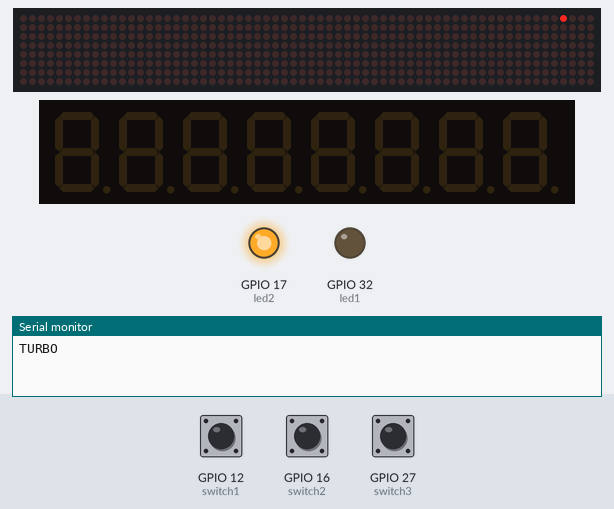
The sketch below on a simulated ESP32. On the bench: 64×8 LED matrix, 8-digit seven-segment display, output pins drawn as LEDs (lit = HIGH), the last lines printed to the serial monitor. The inputs (shaded band) are chosen by the test bench; at power-on: GPIO 16 (switch2) HIGH, GPIO 27 (switch3) HIGH, GPIO 12 (switch1) HIGH.

Above: at 1.3 s.
1.4 s: GPIO 16 (switch2) pulled LOW for 1 s
7.7 s: GPIO 16 (switch2) pulled LOW for 0.3 s
9.9 s: GPIO 27 (switch3) pulled LOW for 3.2 s
At 15.6 s:
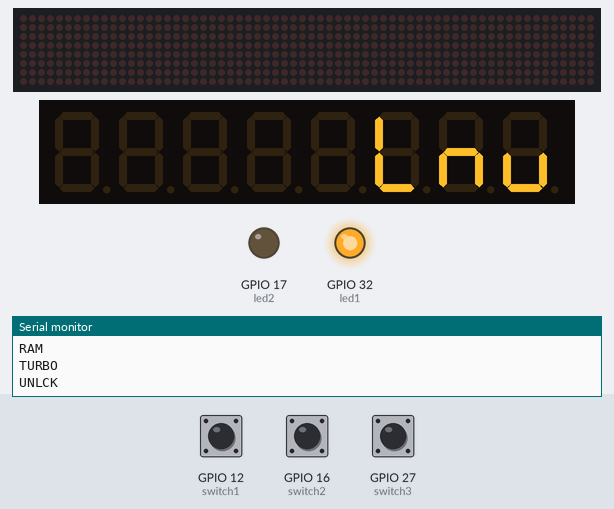
16.1 s: GPIO 16 (switch2) pulled LOW for 3.2 s
At 17.5 s:
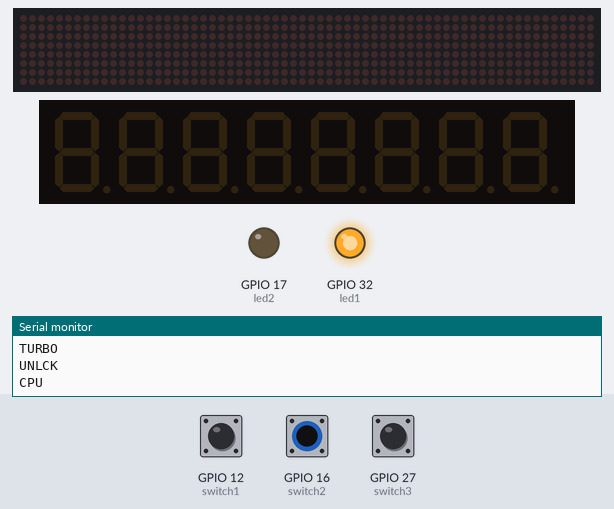
21.8 s: GPIO 16 (switch2) pulled LOW for 0.3 s
At 22.6 s:
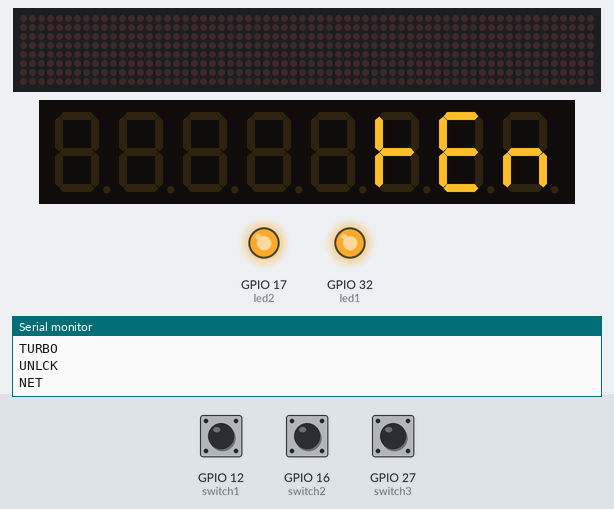
24.3 s: GPIO 27 (switch3) pulled LOW for 0.3 s
At 25.1 s:
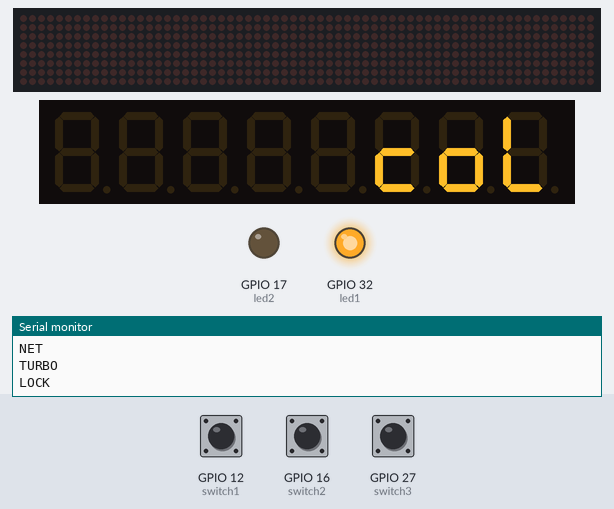
Timing chart, 0 to 27.3 s (numbered marks = the images above; inputs shaded):
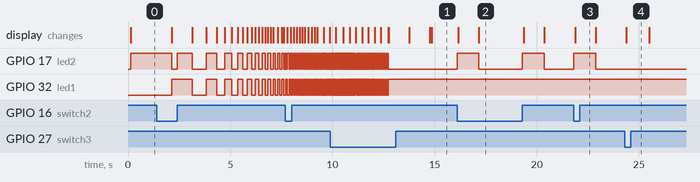

Measured:
- after the input at 9.9 s, the display: first differs from a run without the input after 2.9 s (image 1 shows a later state)
- after the input at 16.1 s, GPIO 17 (led2): alternates HIGH for 1.1 s and LOW for 2.1 s, starting at once; the display: first changes after 0.06 s (image 2 shows a later state)
- after the input at 21.8 s, GPIO 17 (led2): LOW → HIGH at once, → LOW 1.1 s later; the display: changes after 0.08 s (image 3)
- after the input at 24.3 s, the display: changes after 0.09 s (image 4)

The sketch:

3-digit-7-seg.c.ino
```cpp
/*
  MAX7219 7-segment LED Module test

  This program is used to test ProtoSupplies.com 7-Segment display modules
  and also provides a good starting point for using these displays in a system

  To allow the same baseboard to support 3, 4 or 5 digit displays, the left-most
  digit is considered digit 0 which is the opposite of how most software is
  setup.

  This program does the following:
  - Writes 8's to all connected displays, then moves a decimal point across all.
  - Displays all 9's to all 1's on all displays.
  - Continually counts up on the 1st display 0-999, 0-9999 or 0-99999 then loops.
  - If a 2nd display is connected, it is used to show the loop count.

  Based on the LedControl library that can be installed from the IDE library manager

  The subroutine DspNumber is where the magic happens
*/
#include "LedControl.h"

// For errors with LedControl.  This works without issue for Arduinos.  For ESP32/ESP8266 you'll need to modify your local copy
// of the LedControl library and replace the line "#include <avr/pgmspace.h>" with:

// #if defined(AVR)
// #include <avr/pgmspace.h>
// #else  //defined(AVR)
// #include <pgmspace.h>
// #endif  //defined(AVR)

// https://forum.arduino.cc/t/fatal-error-avr-pgmspace-h-no-such-file-or-directory-error-for-esp8266/538262/4


// Our example assumes we have two 4-digit displays connected

// Define pins for LedControl. These can be any digital pins on microcontroller.
// LedControl(DataIn, Clk, Load/CS, # of MAX7219 in chain)
LedControl lc = LedControl(23, 18, 5, 19);
const int LEDSIZE = 3;  // # digits in LED modules we are using

String inString = "";
bool connected = false;
bool brightness = false;
int timeout = 0;

int dispToggle = 0;
int currentToggle = 100;

String lockState = "UNLCK";
String currentState = "UNLCK";

String readTurbo = "notrbo";
String currentTrbo = "notrbo";

const uint8_t switch1 = 12;
const uint8_t led1 = 32;

const uint8_t switch2 = 16;
const uint8_t led2 = 17;

const uint8_t switch3 = 27;

#define DEBOUNCE_TIME  750
volatile unsigned long button_press_timestamp = 0;

struct ledSequence
{
  int pos;
  byte row;
};

ledSequence spinnySpinny[10]
{
  {0, B00001000},
  {0, B00000100},
  {0, B00000010},
  {0, B01000000},
  {1, B01000000},
  {2, B01000000},
  {2, B00100000},
  {2, B00010000},
  {2, B00001000},
  {1, B00001000}
};


/*===============================================================================
   Subroutine - DspNumber (number, dsp, pos, dp, dpPos)

   number = number to display
   dsp = display to write the number on in the MAX7219 chain (0-7)
   pos = position of first digit to write.  3 digits=2, 4 digit=3, 5 digit=4
   dp = boolean flag whether to show a decimal point
   dpPos = position to put the decimal point if there is one to show.

   Default argument values can be useful to minimize the number of arguments that
   need to be passed if items such as the decimal point or LED size do not change.
   If you always want one digit to right of decimal point change dp=true, dpPos=1
   as an example
  =============================================================================== */
void DspNumber(long number, int dsp = 0, byte pos = LEDSIZE - 1,
               boolean dp = false, byte dpPos = 0, boolean autodecimal = true) {

  byte digit = number % 10;           // Get first digit on right

  //Serial.println(digit);

  if (dp && dpPos == pos && autodecimal == true)             // Check if DP needs to be displayed
    lc.setDigit(dsp, pos, digit, true); // Display digit with DP
  else
    lc.setDigit(dsp, pos, digit, false); // Display digit without DP

  //Serial.println(pos);

  long remainingDigits = number / 10; // Check if another digit to display
  if (remainingDigits > 0) {          // If there is, do it all again
    DspNumber(remainingDigits, dsp,  pos - 1, dp, dpPos, autodecimal);
  }
  else {
    if ( pos != 0 && autodecimal == true) {
      lc.setDigit(dsp, 0, 0, true);
    }

  }

}


void toggle() {

  if (millis() - button_press_timestamp > DEBOUNCE_TIME) {
    dispToggle++;
    digitalWrite(led2, HIGH);
    button_press_timestamp = millis();
  }

}


//===============================================================================
//  Initialization
//===============================================================================
void setup() {
  // Initialize all displays
  for (int dsp = 0; dsp < lc.getDeviceCount(); dsp++) {
    lc.setScanLimit(dsp, LEDSIZE); // Limit scan to size of LED module
    lc.shutdown(dsp, false); // Wakeup display
    lc.setIntensity(dsp, 8); // Set brightness to a lower level (1-15)
    lc.clearDisplay(dsp);   // Clear the display
  }

  pinMode(switch1, INPUT_PULLUP);
  pinMode(led1, OUTPUT);

  pinMode(led2, OUTPUT);
  pinMode(switch2, INPUT_PULLUP);
  attachInterrupt(digitalPinToInterrupt(switch2), toggle, CHANGE);

  pinMode(switch3, INPUT_PULLUP);

  Serial.begin(115200);
  delay(100);

  //Serial.println("Type something!");
}
//===============================================================================
//  Main
//===============================================================================
void loop() {


  // Check to see if buttons are pressed
  int read1 = digitalRead(switch1);
  // Serial.println(read1);


  if (read1 == 1) {
    Serial.println("TURBO");
    digitalWrite(led1, HIGH);
    readTurbo = "turbo";

  } else {
    digitalWrite(led1, LOW);
    Serial.println("NoTRBO");
    readTurbo = "notrbo";
  }

  if (readTurbo != currentTrbo) {
    if (readTurbo == "turbo") {
      int x = 1;
      int structLength = (sizeof(spinnySpinny) / sizeof(spinnySpinny[0])) - 1;
      while ( x < 200 ) {
        for (int i = 0; i <= structLength; i++) {
          lc.clearDisplay(0);
          lc.setRow(0, spinnySpinny[i].pos, spinnySpinny[i].row);
          digitalWrite(led1, !digitalRead(led1));
          digitalWrite(led2, !digitalRead(led2));
          delay(20 / (x / 100.0));
          x++;
        }
        lc.clearDisplay(0);
        currentTrbo = readTurbo;
      }
    }
    if (readTurbo == "notrbo") {
      currentTrbo = readTurbo;
    }
  }


  // Check to see if buttons are pressed
  int read3 = digitalRead(switch3);
  // Serial.println(read3);


  if (read3 == 0) {
    Serial.println("LOCK");
    lockState = "LOCK";
  } else {
    Serial.println("UNLCK");
    lockState = "UNLCK";
  }

  if (currentState != lockState ) {
    if (lockState == "LOCK") {
      lc.setChar(0, 0, 'L', false);
      lc.setRow(0, 1, B00011101);
      lc.setChar(0, 2, 'C', false);
      delay(1000);
    }
    if (lockState == "UNLCK") {
      lc.setRow(0, 0, B00011100);
      lc.setRow(0, 1, B00010101);
      lc.setChar(0, 2, 'L', false);
      delay(1000);
    }
    currentState = lockState;
  }

  if (dispToggle > 3) {
    dispToggle = 0;
  }

  //Serial.println(dispToggle);

  if (currentToggle != dispToggle ) {
    if ( dispToggle == 0 ) {
      Serial.println("CPU");
      lc.setChar(0, 0, 'C', false);
      lc.setChar(0, 1, 'P', false);
      lc.setRow(0, 2, B00011100);
      currentToggle = dispToggle;
    }
    if ( dispToggle == 1 ) {
      Serial.println("GPU");
      lc.setRow(0, 0, B1111011);
      lc.setChar(0, 1, 'P', false);
      lc.setRow(0, 2, B00011100);
      currentToggle = dispToggle;
    }
    if ( dispToggle == 2 ) {
      Serial.println("NET");
      lc.setRow(0, 0, B00010101);
      lc.setChar(0, 1, 'E', false);
      lc.setRow(0, 2, B00000111);
      currentToggle = dispToggle;
    }
    if ( dispToggle == 3 ) {
      Serial.println("RAM");
      lc.setRow(0, 0, B00000101);
      lc.setChar(0, 1, 'A', false);
      lc.setDigit(0, 2, 3, false);
      currentToggle = dispToggle;
    }
    delay(1000);
    digitalWrite(led2, LOW);
    lc.clearDisplay(0);
  }


  if ( dispToggle == 0 ) {
    Serial.println("CPU");
  }
  if ( dispToggle == 1 ) {
    Serial.println("GPU");
  }
  if ( dispToggle == 2 ) {
    Serial.println("NET");
  }
  if ( dispToggle == 3 ) {
    Serial.println("RAM");
  }

  int inChar = Serial.read();
  if (inChar == 'b') {
    brightness = true;
  }
  if (isDigit(inChar)) {
    // convert the incoming byte to a char and add it to the string:
    inString += (char)inChar;
  }
  // if you get a newline, print the string, then the string's value:
  if (inChar == '\n') {
    //Serial.print("Value:");
    //Serial.println(inString.toInt());
    if (brightness) {
      //Serial.println("Setting Brightness...");
      lc.setIntensity(0, inString.toInt());
      brightness = false;
    }


    if (inString != "") {
      lc.clearDisplay(0);
      Serial.print("Sending to display: ");
      Serial.println(inString);
      if ( dispToggle == 0 ) {
        DspNumber (inString.toInt(), 0, 2, true, 0, true);
      }
      else {
        DspNumber (inString.toInt(), 0, 2, true, 0, false);
      }
      timeout = 0;
    }

    // clear the string for new input:
    inString = "";

  }

  if (timeout > 100) {
    DspNumber (888, 0, 2, true, 0, true);
    delay (100);
    DspNumber (888, 0, 2, true, 1, true);
    delay (100);
    DspNumber (888, 0, 2, true, 2, true);
    delay (100);
    timeout = 101;
  }
  else {
    delay(100);
  }

  timeout++;

}
```
